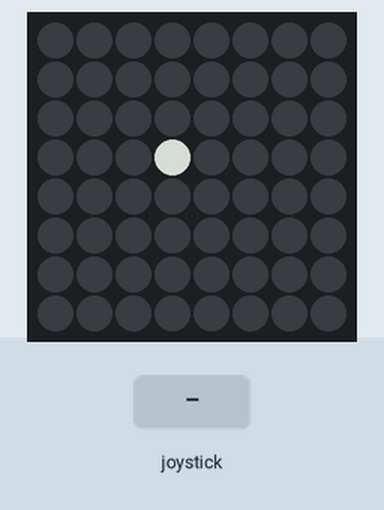
A program run on a simulated Raspberry Pi (BCM pin numbers) with a Sense HAT. On the bench: the Sense HAT's 8×8 RGB LED matrix. The inputs (shaded band) are chosen by the test bench. Dim RGB values are drawn brighter than linear. At 5.8 s the program stops and its outputs stay as they are.

Above: at 1.2 s.
1.3 s: joystick pushed up
At 2.5 s:
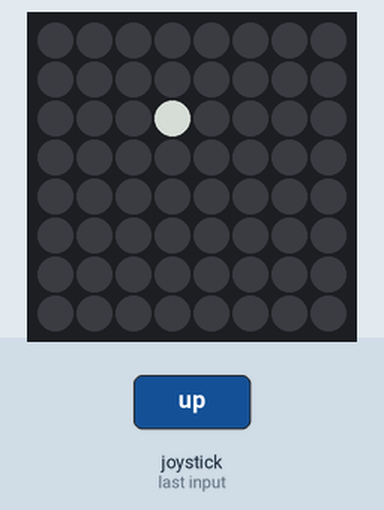
2.8 s: joystick pushed left
At 3.7 s:
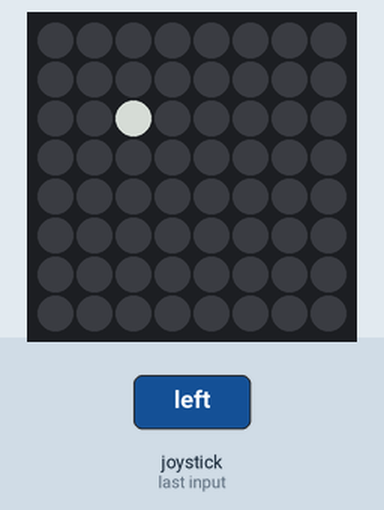
4.3 s: joystick pushed down
At 4.9 s:
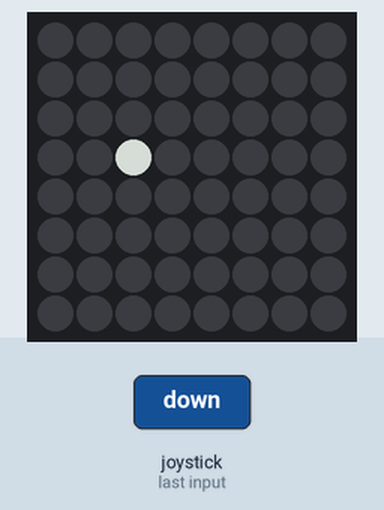
5.8 s: joystick clicked
Timing chart, 0 to 7.3 s (numbered marks = the images above; inputs shaded):
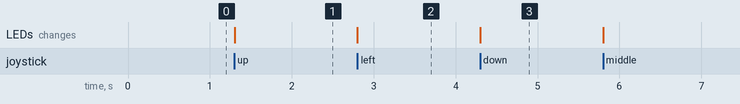

The program:

snake.py
```python
from sense_hat import SenseHat

sense = SenseHat()

X = [100,100,100]
O = [0,0,0]

inital_state = [
O, O, O, O, O, O, O, O,
O, O, O, O, O, O, O, O,
O, O, O, O, O, O, O, O,
O, O, O, O, O, O, O, O,
O, O, O, O, O, O, O, O,
O, O, O, O, O, O, O, O,
O, O, O, O, O, O, O, O,
O, O, O, O, O, O, O, O
]

sense.set_pixels(inital_state)

dotx = 3
doty = 3

sense.set_pixel(dotx, doty, 150, 150, 150)

count = 0
while True:
	event = sense.stick.wait_for_event()

	dir = event.direction

	if event.action != "pressed":
		continue

	sense.set_pixel(dotx, doty, 0, 0, 0)

	if dir == "up":
		doty -= 1
	elif dir == "down":
		doty += 1
	elif dir == "right":
		dotx += 1
	elif dir == "left":
		dotx -= 1
	else:
		break

	sense.set_pixel(dotx, doty, 150, 150, 150)

sense.set_pixels(inital_state)
```

Measured:
- after the input at 1.3 s, the LEDs: change at once (image 1)
- after the input at 2.8 s, the LEDs: change at once (image 2)
- after the input at 4.3 s, the LEDs: change at once (image 3)
